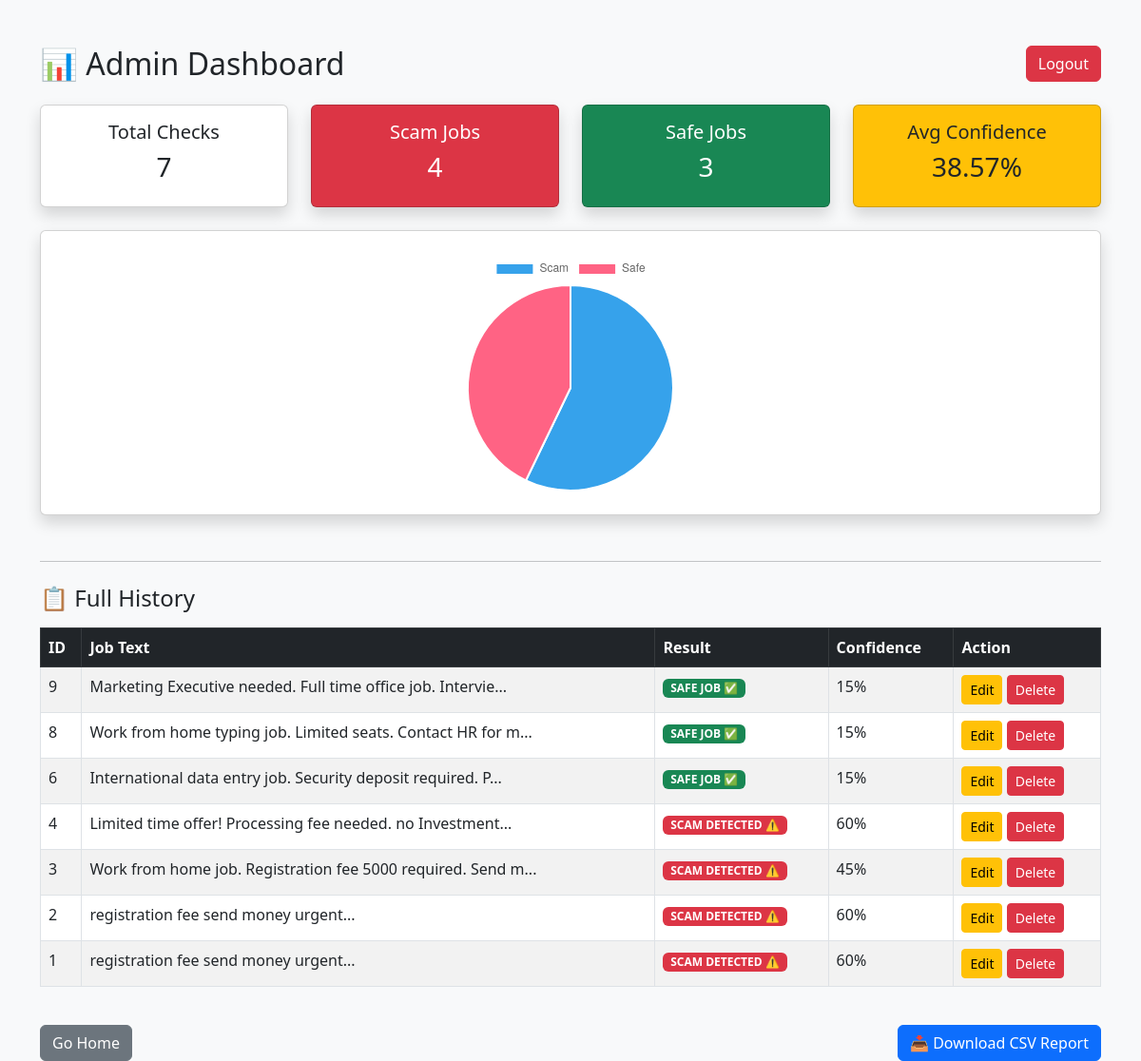
Before: /admin (signed in) with the older database file.
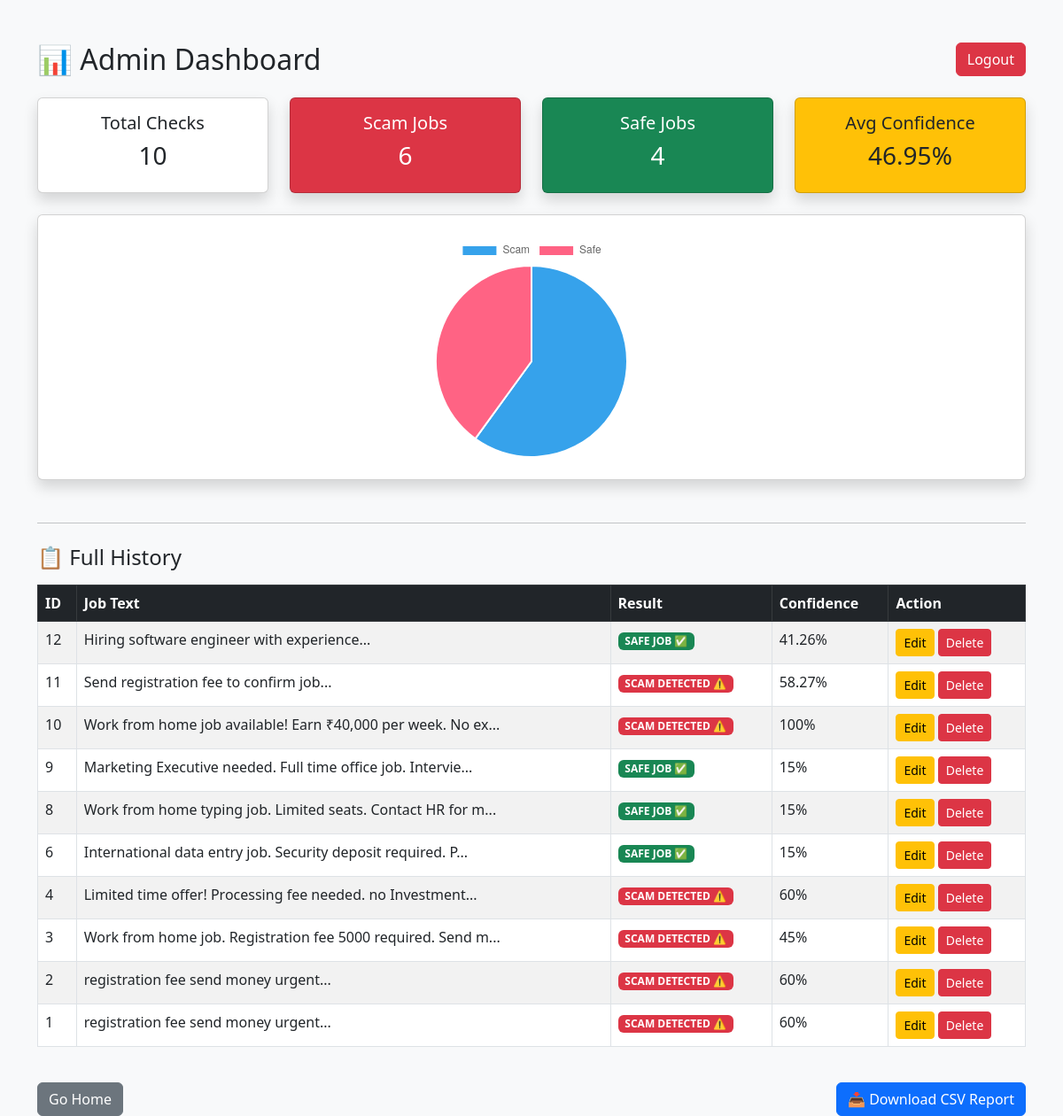
After: the same page with the newer database file.
### tables this page shows
CREATE TABLE history (
            id INTEGER PRIMARY KEY AUTOINCREMENT,
            text TEXT,
            result TEXT,
            confidence INTEGER,
            created_at TEXT
        );

### app.py (the view)
@app.route("/admin")
def admin():
    if not session.get("admin"):
        return redirect(url_for("login"))
    conn = sqlite3.connect("history.db")
    cursor = conn.cursor()
    cursor.execute("SELECT * FROM history ORDER BY id DESC")
    rows = cursor.fetchall()
    total = len(rows)
    scam = len([r for r in rows if "SCAM" in r[2]])
    safe = len([r for r in rows if "SAFE" in r[2]])
    avg_conf = round(sum(r[3] for r in rows) / total, 2) if total > 0 else 0
    conn.close()
    return render_template("admin.html",
                           rows=rows,
                           total=total,
                           scam=scam,
                           safe=safe,
                           avg_conf=avg_conf)

### templates/admin.html (shortened to what this page needs)
<!DOCTYPE html>
<html>
<head>
    <link href="https://cdn.jsdelivr.net/npm/bootstrap@5.3.0/dist/css/bootstrap.min.css" rel="stylesheet">
</head>
<body class="bg-light">
<div class="container mt-5">
    <h2 class="mb-4">
        📊 Admin Dashboard
        <a href="/logout" class="btn btn-danger float-end">Logout</a>
    </h2>
    <div class="row text-center mb-4">
        <div class="col-md-3">
            <div class="card p-3 shadow">
                <h5>Total Checks</h5>
                <h3>{{ total }}</h3>
            </div>
        </div>
        <div class="col-md-3">
            <div class="card p-3 shadow bg-danger text-white">
                <h5>Scam Jobs</h5>
                <h3>{{ scam }}</h3>
            </div>
        </div>
        <div class="col-md-3">
            <div class="card p-3 shadow bg-success text-white">
                <h5>Safe Jobs</h5>
                <h3>{{ safe }}</h3>
            </div>
        </div>
        <div class="col-md-3">
            <div class="card p-3 shadow bg-warning">
                <h5>Avg Confidence</h5>
                <h3>{{ avg_conf }}%</h3>
            </div>
        </div>
    </div>
    <div class="card p-4 shadow d-flex justify-content-center align-items-center">
        <div style="width: 250px;">
            <canvas id="myChart"></canvas>
        </div>
    </div>
    <hr class="mt-5">
    <h4 class="mt-4">📋 Full History</h4>
    <div class="table-responsive mt-3">
        <table class="table table-bordered table-striped">
            <thead class="table-dark">
                <tr>
                    <th>ID</th>
                    <th>Job Text</th>
                    <th>Result</th>
                    <th>Confidence</th>
                    <th>Action</th>
                </tr>
            </thead>
            <tbody>
                {% for row in rows %}
                <tr>
                    <td>{{ row[0] }}</td>
                    <td>{{ row[1][:60] }}...</td>
                    <td>
                        {% if "SCAM" in row[2] %}
                            <span class="badge bg-danger">{{ row[2] }}</span>
                        {% else %}
                            <span class="badge bg-success">{{ row[2] }}</span>
                        {% endif %}
                    </td>
                    <td>{{ row[3] }}%</td>
                    <td>
                        <a href="/edit/{{ row[0] }}"
                           class="btn btn-sm btn-warning">
                           Edit
                        </a>
                        <a href="/delete/{{ row[0] }}"
                           class="btn btn-sm btn-danger"
                           onclick="return confirm('Are you sure you want to delete this entry?')">
                           Delete
                        </a>
                    </td>
                </tr>
                {% endfor %}
            </tbody>
        </table>
    </div>
    <div class="d-flex justify-content-between mt-4">
        <a href="/" class="btn btn-secondary">
            Go Home
        </a>
        <a href="/export" class="btn btn-primary">
            📥 Download CSV Report
        </a>
    </div>
</div>
<script>
const ctx = document.getElementById('myChart');
new Chart(ctx, {
    type: 'pie',
    data: {
        labels: ['Scam', 'Safe'],
        datasets: [{
            data: [{{ scam }}, {{ safe }}],
        }]
    }
});
</script>
</body>
</html>

Changed rows visible on the page:
added history: id "12", text "Hiring software engineer with experience", result "SAFE JOB ✅", confidence "41.26"
added history: id "11", text "Send registration fee to confirm job", result "SCAM DETECTED ⚠️", confidence "58.27"
added history: id "10", text "Work from home job available! Earn ₹40,000 per week. No ex", result "SCAM DETECTED ⚠️", confidence "100"
Other visible differences:
{{ total }}: "7" → "10"
{{ scam }}: "4" → "6"
{{ safe }}: "3" → "4"
{{ avg_conf }}: "38.57" → "46.95"
chart data {{ scam }}: 4 → 6
chart data {{ safe }}: 3 → 4
